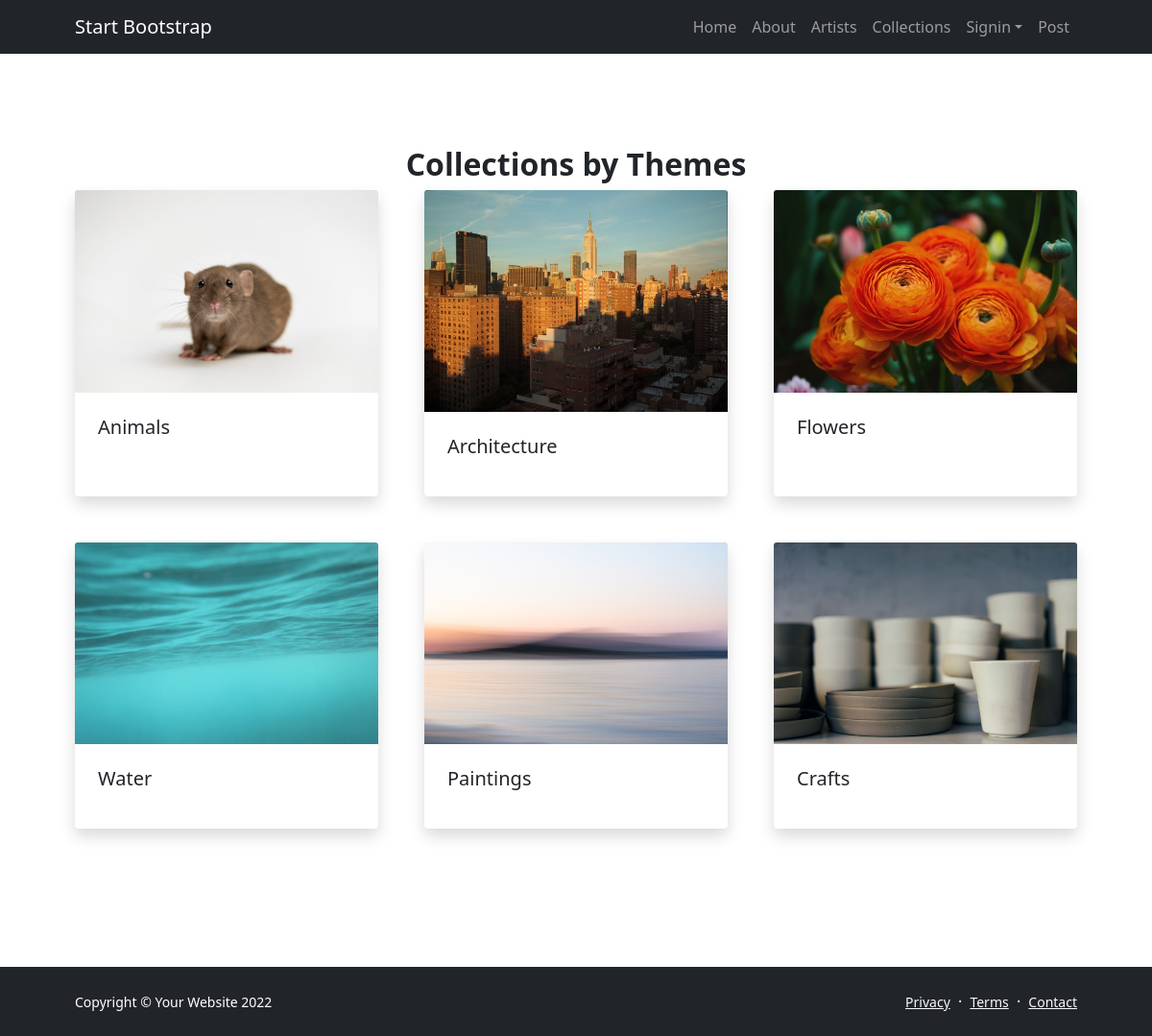
The app's page /collections_T.php with its own data.
### tables this page shows
CREATE TABLE `themes` (
  `ThemeID` int(11) NOT NULL,
  `Theme` varchar(100) NOT NULL,
  `ThemeImage` varchar(100) NOT NULL
);

### collections_T.php (the view, shortened to what this page needs)
<!DOCTYPE html>
<html lang="en">
    <head>
        <link href="https://cdn.jsdelivr.net/npm/bootstrap-icons@1.5.0/font/bootstrap-icons.css" rel="stylesheet" />
        <link href="css/styles.css" rel="stylesheet" />
    </head>
    <body class="d-flex flex-column h-100">
        <main class="flex-shrink-0">
            <nav class="navbar navbar-expand-lg navbar-dark bg-dark">
                <div class="container px-5">
                    <a class="navbar-brand" href="index.php">Start Bootstrap</a>
                    <div class="collapse navbar-collapse" id="navbarSupportedContent">
                        <ul class="navbar-nav ms-auto mb-2 mb-lg-0">
                            <li class="nav-item"><a class="nav-link" href="index.php">Home</a></li>
                            <li class="nav-item"><a class="nav-link" href="about.php">About</a></li>
                            <li class="nav-item"><a class="nav-link" href="artists.php">Artists</a></li>
                            <li class="nav-item"><a class="nav-link" href="collections_T.php">Collections</a></li>
                            <li class="nav-item dropdown">
                                <a class="nav-link dropdown-toggle" id="navbarDropdownBlog" href="#" role="button" data-bs-toggle="dropdown" aria-expanded="false">Signin</a>
                            </li>                            <li class="nav-item"><a class="nav-link" href="post.php">Post</a></li>
                        </ul>
                    </div>
                </div>
            </nav>
            <section class="py-5">
                <div class="container px-5 my-5">
                    <div class="row gx-5 justify-content-center">
                        <div class="col-lg-8 col-xl-6">
                            <div class="text-center">
                                <h2 class="fw-bolder">Collections by Themes</h2>                            </div>
                        </div>
                    </div>
                    <div class="row gx-5">
                    <?php
                    require_once 'serverlogin.php';
                    $conn = new mysqli($db_hostname, $db_username, $db_password, $db_database, 8889);
                    mysqli_select_db($conn, $db_database)
                    or die("Unable to select database: ");
                    $myquery = "SELECT * FROM `themes`";
                    $result = mysqli_query ($conn,$myquery);
                    if ($result->num_rows > 0) {
                        while ($row = $result->fetch_assoc()) {
                            $ThemeType =  $row["Theme"];
                            $ThImg = $row["ThemeImage"];
                            $output=<<<HTML
                            <div class="col-lg-4 mb-5">
                                <div class="card h-100 shadow border-0">
                                    <img class="card-img-top" src=$ThImg alt="..." />
                                    <div class="card-body p-4">
                                        <a class="text-decoration-none link-dark stretched-link" href="themes.php?title=$ThemeType"><h5 class="card-title mb-3">$ThemeType</h5></a>
                                    </div>
                                </div>
                            </div>
                            HTML;
                            echo $output;
                        }
                    }
                    else {
                        echo "Nothing here to display! Sorry!";
                    }
                    ?>
                    </div>
                </div>
            </section>
        </main>
        <footer class="bg-dark py-4 mt-auto">
            <div class="container px-5">
                <div class="row align-items-center justify-content-between flex-column flex-sm-row">
                    <div class="col-auto"><div class="small m-0 text-white">Copyright &copy; Your Website 2022</div></div>
                    <div class="col-auto">
                        <a class="link-light small" href="#!">Privacy</a>
                        <span class="text-white mx-1">&middot;</span>
                        <a class="link-light small" href="#!">Terms</a>
                        <span class="text-white mx-1">&middot;</span>
                        <a class="link-light small" href="#!">Contact</a>
                    </div>
                </div>
            </div>
        </footer>
    </body>
</html>

### records on screen
themes: shows a picture, Theme "Animals"
themes: shows a picture, Theme "Architecture"
themes: shows a picture, Theme "Flowers"
themes: shows a picture, Theme "Water"
themes: shows a picture, Theme "Paintings"
themes: shows a picture, Theme "Crafts"
